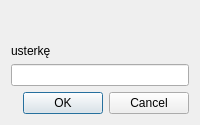
<?xml version="1.0" encoding="UTF-8"?>
<ui version="4.0">
 <class>AddEditDamageDialog</class>
 <widget class="QDialog" name="AddEditDamageDialog">
  <property name="geometry">
   <rect>
    <x>0</x>
    <y>0</y>
    <width>200</width>
    <height>125</height>
   </rect>
  </property>
  <property name="windowTitle">
   <string>Dialog</string>
  </property>
  <layout class="QVBoxLayout" name="verticalLayout_2">
   <item>
    <layout class="QVBoxLayout" name="verticalLayout">
     <item>
      <spacer name="verticalSpacer">
       <property name="orientation">
        <enum>Qt::Vertical</enum>
       </property>
       <property name="sizeHint" stdset="0">
        <size>
         <width>20</width>
         <height>40</height>
        </size>
       </property>
      </spacer>
     </item>
     <item>
      <widget class="QLabel" name="label">
       <property name="text">
        <string>usterkę</string>
       </property>
      </widget>
     </item>
     <item>
      <widget class="QLineEdit" name="lineEdit"/>
     </item>
    </layout>
   </item>
   <item>
    <widget class="QDialogButtonBox" name="buttonBox">
     <property name="orientation">
      <enum>Qt::Horizontal</enum>
     </property>
     <property name="standardButtons">
      <set>QDialogButtonBox::Cancel|QDialogButtonBox::Ok</set>
     </property>
    </widget>
   </item>
  </layout>
 </widget>
 <resources/>
 <connections>
  <connection>
   <sender>buttonBox</sender>
   <signal>accepted()</signal>
   <receiver>AddEditDamageDialog</receiver>
   <slot>accept()</slot>
   <hints>
    <hint type="sourcelabel">
     <x>248</x>
     <y>254</y>
    </hint>
    <hint type="destinationlabel">
     <x>157</x>
     <y>274</y>
    </hint>
   </hints>
  </connection>
  <connection>
   <sender>buttonBox</sender>
   <signal>rejected()</signal>
   <receiver>AddEditDamageDialog</receiver>
   <slot>reject()</slot>
   <hints>
    <hint type="sourcelabel">
     <x>316</x>
     <y>260</y>
    </hint>
    <hint type="destinationlabel">
     <x>286</x>
     <y>274</y>
    </hint>
   </hints>
  </connection>
 </connections>
</ui>
